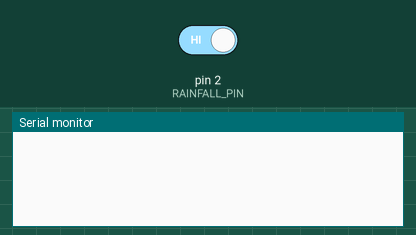
This sketch was run on a simulated Arduino Leonardo, built with avr-gcc and run on an emulated ATmega32U4. Parts: the last lines printed to the serial monitor. Inputs (shaded band) come from the test bench; at power-on: pin 2 (RAINFALL_PIN) HIGH. Random numbers use the default seed unless the sketch sets one.

Above: at 1.2 s.
1.3 s: pin 2 (RAINFALL_PIN) driven LOW
At 1.7 s:
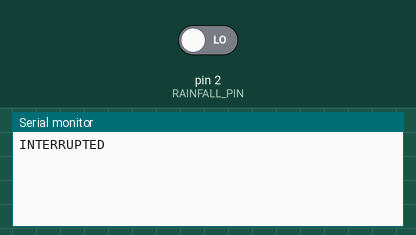
At 4.2 s:
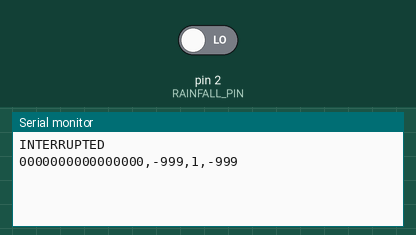

The sketch:

node_firmware.ino
```cpp
// (licence header left out)
#include <SoftwareSerial.h>
#include <dynaBus.h>

#if defined(__AVR_ATmega328P__)

SoftwareSerial meshbee(13,12); //(RX, TX)
#define debug Serial

#else if defined(__AVR_ATmega32U4__)

#define meshbee Serial1
#define debug Serial

#endif

//API Identifiers
#define API_DATA_PACKET 0x02
#define API_LOCAL_AT_REQ 0x08
#define API_LOCAL_AT_RESP 0x88

//AT Commands table
#define ATIF 0x54

#define START_DELIMITER 0x7E

#define INTERVAL 3000 //interval for measurements sent (ms)
#define ATIF_RETRY 5000 //delay to retry sending ATIF command if unsuccessful
#define MAX_PAYLOAD_SIZE 45

//SENSOR PINS
#define RAINFALL_PIN 2 //Rain bucket pin
#define OW_PIN 4 //One-Wire pin

/**
 *
 * refer to http://wiki.seeedstudio.com/images/a/a5/MeshBee_User_Manual_v0.3.pdf
 * for API frame structure
 *
 */
struct Node_Info{
  byte role;
  byte radio_channel;
  uint16_t firmware;
  uint16_t shrt_addr;
  uint16_t pan_id;
  uint32_t mac_low;
  uint32_t mac_high;
}node;

typedef struct Meshbee_API{
  byte delimiter=START_DELIMITER;
  byte payload_size;
  byte api_id;
  uint8_t payload[MAX_PAYLOAD_SIZE];
  byte checksum;
};

typedef struct Local_AT_Resp_Payload{
  byte frame_id;
  byte at_index;
  byte status;
  byte data_size;
  uint8_t data[20];
};

typedef enum _status{
  COMPLETE = 1,
  RUNNING = 2,
  ERR = 3
};

byte b = 0, _pos = 0;
Meshbee_API recv = Meshbee_API(), apiPkt = Meshbee_API();

dynaBus ds(OW_PIN);
unsigned long lastmils = 0, lastatif = 0;
bool flag = 0;
volatile unsigned int rainfall_count = 0;
volatile unsigned long isrmils = 0;

void setup() {
  meshbee.begin(19200);
  debug.begin(19200);

  ds.begin();
  ds.find();

  //init sensor pins
  pinMode(OW_PIN,INPUT);

  pinMode(RAINFALL_PIN,INPUT);
  attachInterrupt(digitalPinToInterrupt(RAINFALL_PIN), rainfall_isr, FALLING);

  //making sure it is in correct mode
//  meshbee.write("+++"); //AT mode
//  delay(2000);
//  meshbee.write("ATAP"); //API mode
}

void loop() {
  unsigned long mils = millis();

  if (flag){
    debug.println("INTERRUPTED");
    flag = 0;
  }

  if (node.mac_low == 0 && node.mac_high == 0 && (mils - lastatif) >= ATIF_RETRY ){
    lastatif = mils;
    prepLocalATPkt(ATIF, &apiPkt);
    sendPkt(&apiPkt);
  }

  _status status = readPacket();
  if (status == COMPLETE || status == ERR){
    _pos = 0, b = 0, recv.checksum = 0; //reset

    if (status == COMPLETE){
      switch(recv.api_id){
        case API_LOCAL_AT_RESP:
          Local_AT_Resp_Payload atpy;
          dissectPayloadRes((uint8_t*)&atpy);
          atResponses(atpy);
          break;
      }
    }
  }

  if ((mils - lastmils) >= INTERVAL){
    lastmils = mils;
    char data[32] = {}; //max data packet body is 32bytes
    uint8_t dataSize = getData(data);

    prepDataPkt(&apiPkt, data, dataSize);
    sendPkt(&apiPkt);
  }
}


/**
 *
 * =================================================
 * Functions in preparation of receiving API packets
 * =================================================
 *
 */

/**
 *
 * Description:
 * dissecting payload from response to parameter's structure
 *
 */
void dissectPayloadRes(uint8_t *payload){
  for (int i=0;i< recv.payload_size;i++){
    *(payload + i) = recv.payload[i];
  }
}

/**
 *
 * Description:
 * Setting AT response packet into object structure
 *
 */
void atResponses(Local_AT_Resp_Payload atpy){
  switch (atpy.at_index){
    case ATIF: //store node's information
      node.role = atpy.data[0];
      node.radio_channel = atpy.data[1];
      node.firmware = (atpy.data[2] << 8) | (atpy.data[3]);
      node.shrt_addr = (atpy.data[4] << 8) | (atpy.data[5]);
      node.pan_id = (atpy.data[6] << 8) | (atpy.data[7]);
      node.mac_low = (uint32_t)atpy.data[8] << 24 | (uint32_t)atpy.data[9] << 16 | (uint32_t)atpy.data[10] << 8 | atpy.data[11];
      node.mac_high = (uint32_t)atpy.data[12] << 24 | (uint32_t)atpy.data[13] << 16 | (uint32_t)atpy.data[14] << 8 | atpy.data[15];
  }
}

/**
 *
 * Description:
 * read API response on meshbee serial interface
 *
 * @return none
 *
 */
_status readPacket(){
  while (meshbee.available()){
    b = meshbee.read();

    //new packet before previous packet completed
    if (_pos > 0 && b == START_DELIMITER){
      debug.println(F("ERR"));
      return ERR;
    }

    switch(_pos){
      case 0: //delimiter
        if (b == START_DELIMITER){
          _pos++;
        }
        break;

      case 1: //length of payload
        recv.payload_size = b;
        _pos++;
        break;

      case 2: //api identifier
        recv.api_id = b;
        _pos++;
        break;

      default: //payload + checksum
        if (_pos > MAX_PAYLOAD_SIZE){
          debug.println(F("ERR"));
          return ERR;
        }

        //3 for delimiter, length, api id
        if (_pos < recv.payload_size+3){
          recv.payload[_pos-3] = b;
          _pos++;
          recv.checksum += b;
        } else {
          if (recv.checksum != b){
            debug.println(F("CHECKSUM ERR"));
            return ERR;
          }

          return COMPLETE;
        }
        break;
    }
  }

  return RUNNING;
}


/**
 * ===============================================
 * Functions in preparation of sending API packets
 * ===============================================
 */

/**
 *
 * description:
 * prepare payload packet according to doc as API_DATA_PACKET
 *
 * @return payload size
 *
 */
void prepDataPkt(Meshbee_API *apiPkt, char* data, uint8_t dataSize){
  apiPkt->payload_size = dataSize + 15;
  apiPkt->api_id = API_DATA_PACKET;

  apiPkt->payload[0] = random(0,255); //frame ID
  apiPkt->payload[1] = 0x00; //option
  apiPkt->payload[2] = 0x00; //unicast addr high byte
  apiPkt->payload[3] = 0x00; //unitcast addr low byte
  apiPkt->payload[4] = 0x00; apiPkt->payload[5] = 0x00; apiPkt->payload[6] = 0x00; apiPkt->payload[7] = 0x00; apiPkt->payload[8] = 0x00; apiPkt->payload[9] = 0x00; apiPkt->payload[10] = 0x00; apiPkt->payload[11] = 0x00; //unicast long addr

  apiPkt->payload[12] = dataSize+2; //inclusive of \r \n
  for (int i=0;i<dataSize;i++){
    apiPkt->payload[13+i] = data[i];
  }

  //append end of line and carriage return for each data
  apiPkt->payload[13+dataSize] = '\r';
  apiPkt->payload[14+dataSize] = '\n';


  apiPkt->checksum = 0; //reset previous checksum
  for (int i=0; i < apiPkt->payload_size;i++){
    apiPkt->checksum += apiPkt->payload[i];
  }
}

/**
 *
 * description:
 * prepare local AT packet according to doc
 *
 */
void prepLocalATPkt(uint8_t cmd, Meshbee_API *apiPkt){
  apiPkt->payload[0] = random(0,255); //frame ID
  apiPkt->payload[1] = 0x00; //option

  apiPkt->payload[2] = cmd;

  switch(cmd){
    case ATIF:
      for (int i=0;i<4;i++){
        apiPkt->payload[i+3] = 0x00;
      }
      break;
  }

  apiPkt->payload_size = 7;
  apiPkt->api_id = API_LOCAL_AT_REQ;

  apiPkt->checksum = 0;
  for (int i=0; i < apiPkt->payload_size;i++){
    apiPkt->checksum += apiPkt->payload[i];
  }
}

/**
 *
 * Description:
 * transmit packet data
 *
 */
void sendPkt(Meshbee_API *apiPkt) {
  meshbee.write(apiPkt->delimiter); //start delimiter
  meshbee.write(apiPkt->payload_size); //length
  meshbee.write(apiPkt->api_id); //API identifier
  meshbee.write(apiPkt->payload, apiPkt->payload_size); //API_DATA_PACKET frame
  meshbee.write(apiPkt->checksum); //check sum
}

/**
 *
 * description:
 * captures sensor readings and store them into assigned data buffer
 *
 * data format:
 * MAC_ADDR,TEMP,RAINFALL,HUMIDITY
 *
 * @param *data
 *
 * @return data size length
 *
 */
uint8_t getData(char *data){
  uint8_t data_size;
  char temp[6]="-999",humid[6]="-999";

  for (int i=0;i<ds.nb();i++){
    if(ds[i*8]==0x26){ //DS2438
      float vdd = ds.get26voltage(i,"vdd");
      float vad = ds.get26voltage(i,"vad");

      float t = ds.get26temperature(i);
      float h = (vad/vdd - 0.16)/0.0062;

      dtostrf(t,5,2,temp);
      dtostrf(h,5,2,humid);
    } else if(ds[i*8]==0x28) { ///DS18B20
      float t = ds.get28temperature(i);
      dtostrf(t,5,2,temp);
    }
  }

  data_size = sprintf(data,"%08lx%08lx,%s,%u,%s", node.mac_high,node.mac_low,temp,rainfall_count,humid);

  debug.println(data);

  rainfall_count = 0;

  return data_size;
}


/**
 *
 * ================================
 * Interrupt Service Routines (ISR)
 * ================================
 *
 */
void rainfall_isr(){

  unsigned long mils = millis();

  if ((mils - isrmils) > 100UL){
    isrmils = mils;
    rainfall_count++;
    flag = 1;
  }
}
```

Measured:
- after the input at 1.3 s, the serial monitor: prints a new line at once (image 1)
